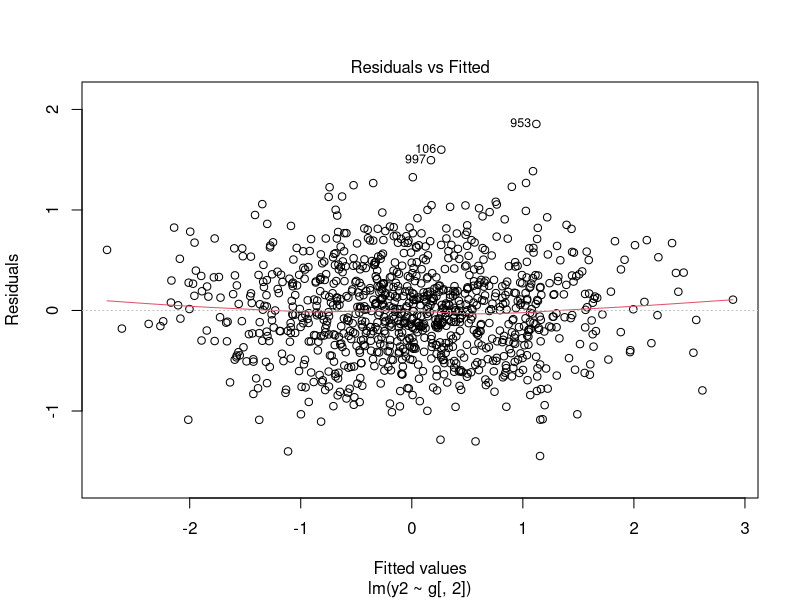
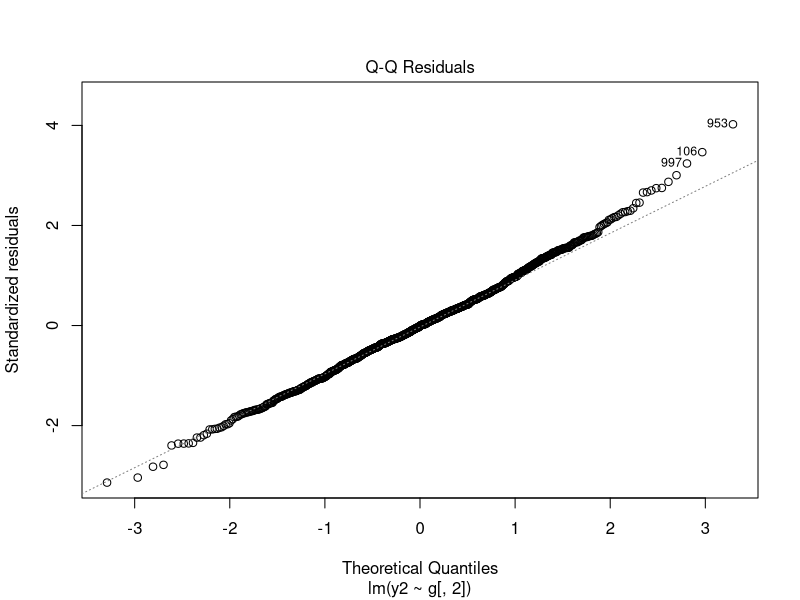
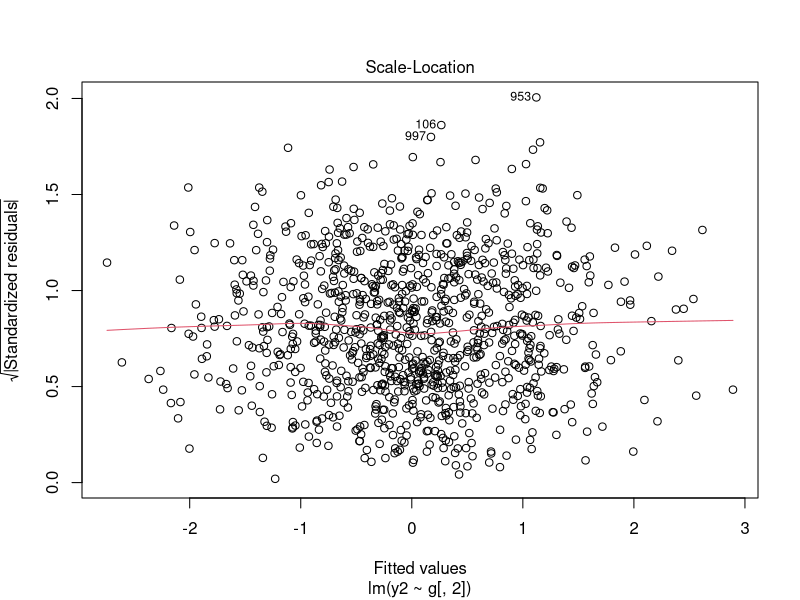
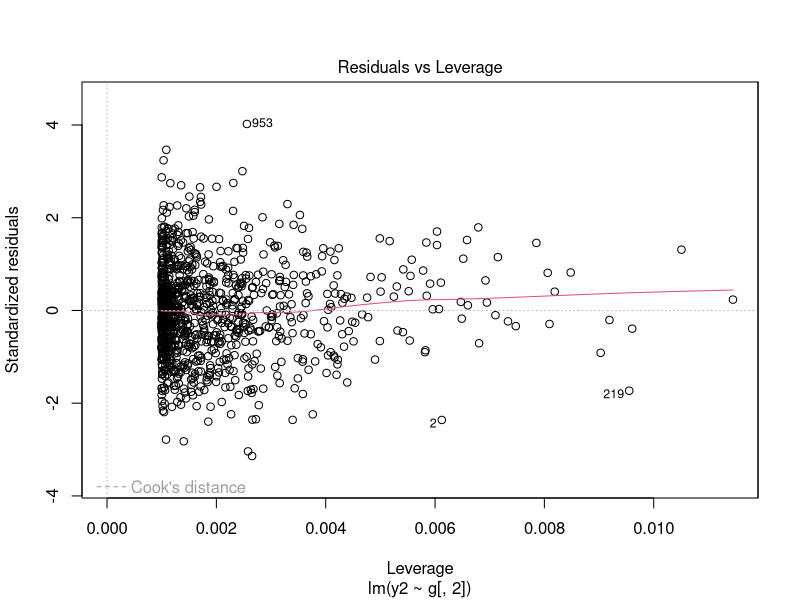
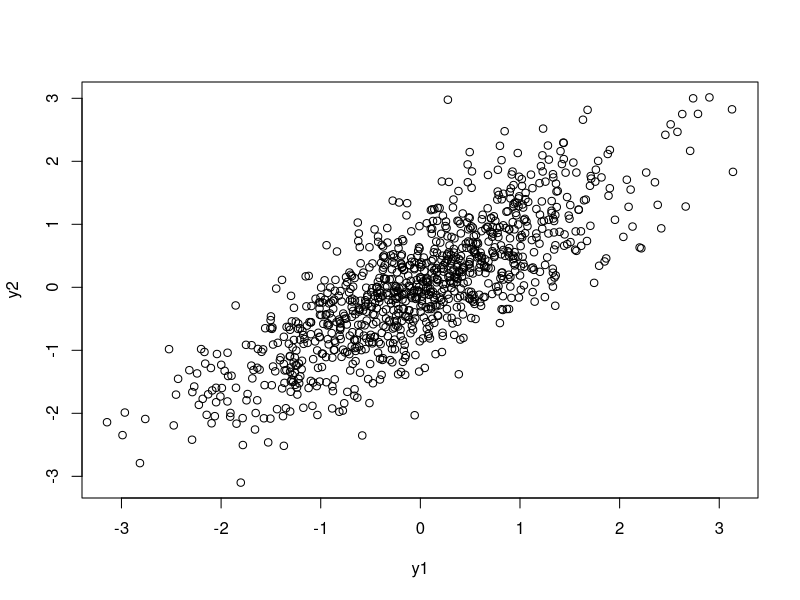
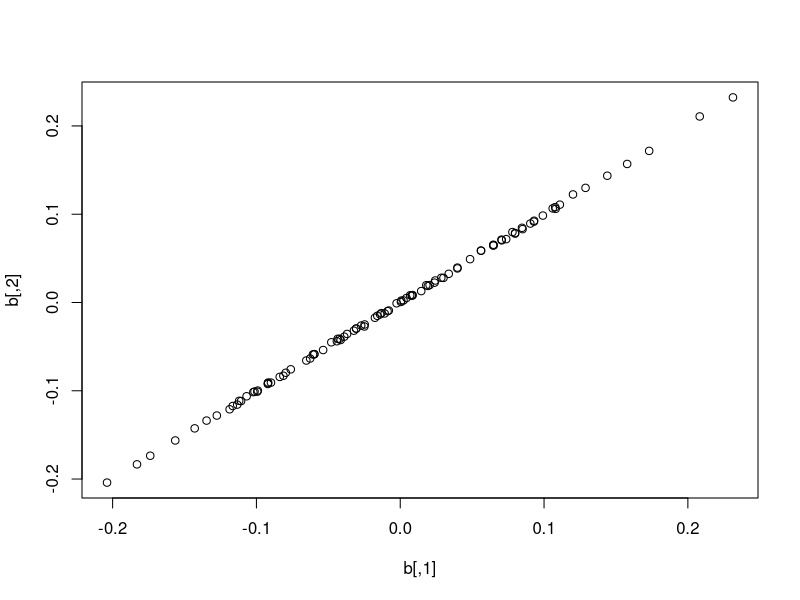
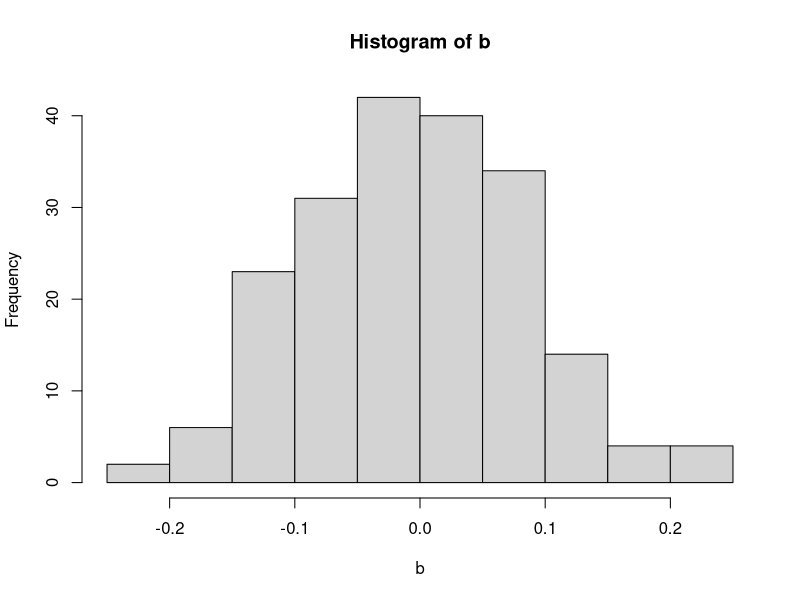
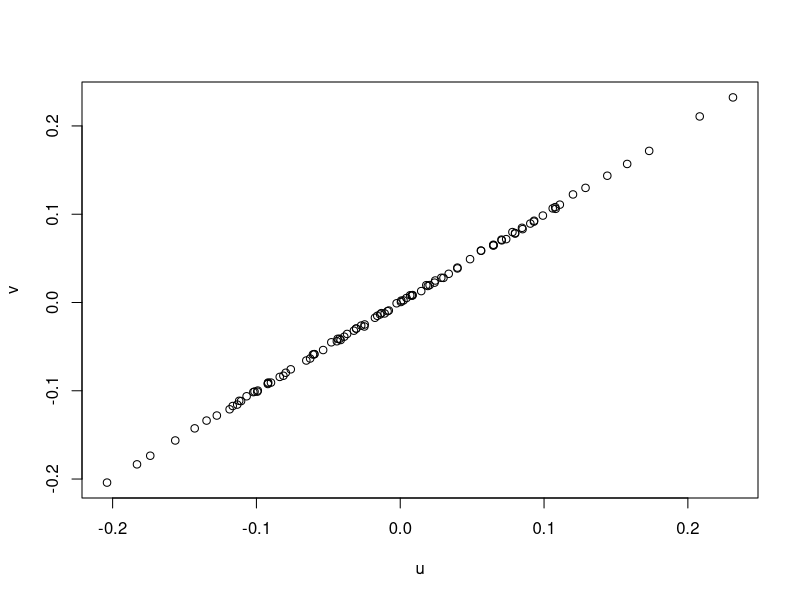

Write R code to recreate these figures, in order. (Note: this script raises an error after producing the figures.)
## 12/02/16 Meeting

## basic simulation of a phenotype
N = 1000 #Number of individuals

h2_1 = 0.8 #Heritability score in environment 1
h2_2 = 0.8 #Heritability score in environment 2 #This was later changed to simulate phenotypes in different environments with a correlation of 1 (no GxE-interactions).

e_1 = (1 - h2_1) #Environment 1 contribution
e_2 = (1 - h2_2) #Environment 2 contribution

g1 <- rnorm(N, 0, sd=sqrt(h2_1)) #Generating 1000 genotypes randomly from a normally distributed population using Heritability score 1
e1 <- rnorm(N, 0, sd=sqrt(e_1)) #Generating 1000 environmental scores randomly from a normally distributed population Environmental score 1
g2 <- rnorm(N, 0, sd=sqrt(h2_2))#Generating 1000 genotypes randomly from a normally distributed population using Heritability score 2
e2 <- rnorm(N, 0, sd=sqrt(e_2)) #Generating 1000 environmental scores randomly from a normally distributed population Environmental score 2

# OK, so I should be able to create an arbitrary correlation value
# There should be a simple way to create pairs of variables which on average, are 0.8 correlated

y1 <- g1 + e1 #Generating 1000 phenotypes randomly from the 1st normally-distributed-randomly-generated-genotype-envirotype-compiled population
y2 <- g2 + e2 #Generating 1000 phenotypes randomly from the 2nd normally-distributed-randomly-generated-genotype-envirotype-compiled population

library(MASS) #Loading a software program to allow R to perform multivariate analyses on the data

rg <- 0.9999          # simulated genetic correlation between the two populations

cov_g <- rg * sqrt(h2_1) * sqrt(h2_2)   # genetic covariance. ## The covariance is the product of the correlation and the standard deviations of each population
cov_g

gmat <- matrix(c(h2_1, cov_g, cov_g, h2_2),2,2) # genetic variance-covariance matrix with the heritability diagonally opposite and the covariances diagonally opposite

emat <- matrix(c(1-h2_1, 0, 0, 1-h2_2),2,2) # Why are there zero's here? Is it because you're assuming that the environments are independant from each other, and hence there's no covariance?

g <- mvrnorm(N,c(0,0),gmat) #A multivariate normal distribution of the genotype matrix. This is asking R to randomly generate N genotypes, while each time duplicating a close approximation of each
#selection for the purpose of producing 2 nearly identical genotypes at a time, 1000 times.
#to simulate testing the population in two different environments

e <- mvrnorm(N, c(0,0),emat) #A multivariate normal distrubution of the environment matrix. This is asking R to randomly generate N environments, while each time duplicating a close approximation of each selection to simulate testing the population in two different environments

y1 <- g[,1] + e[,1] #This is generating a phenotype based on the data from all rows of the first column of the g matrix. Before the comma is the 'row' information. So for this example
#R will take the information from all rows and calculate a phenotype for each one. It will take the information from the first column (the effect score).

y2 <- g[,2] + e[,2] #Same as above for environment and genotype two, which in this example is the same, since the heritability is the same.

summary(lm(y1 ~ g[,1])) #What does g[,1] mean here?
summary(lm(y2 ~ g[,2])) #Same question.

plot(lm(y2 ~ g[,2]))

help(c) #Combines values into a vector or list.
gmat
emat



head(g)
e
help(mvrnorm)
y1
y2

plot(y1, y2)


## SNP-level
M=100 #Simulated number of SNPs?
bmat <- gmat/M #an effect score matrix based on the genotype matrix averaged over 100 SNPs?
bmat
b <- mvrnorm(M, c(0,0),bmat) #Simulating 100 individual SNP effects from a random distrubtion of effects based on the average effect size (bmat), twice (one for each relevantly similar pair of individuals split into two environments - with the same heritability) - the different environments are the 'two (possibly correlated) vectors'?? Is bmat the sd in this example??
head(bmat)
head(b)

plot(b) #The reason this looks like a straight line is because the heritability is the same for each population, hence the covariance is ~1.
hist(b)
u <- (b[,1]) #I just made these up, just assigning a name to each population. I made a histogram of each of these and saw again that they were *very similar.
v <- (b[,2]) #I got a warm fuzzy feeling when I did this and understood what I was doing (i.e. I was creating a vector based on N rows from column 1 and 2 of the bmat matrix respectively)
plot(u, v) #Should've realised this would be identical to 'plot(b)' except that I gave names to each axis.

help(matrix)

snpdata <- matrix(0,N,M) #creating an empty (0) matrix with N rows, and M columns.
for(i in 1:M){
  snpdata[,i] <- rbinom(N,2,0.4)
}
#This for loop is creating i values from 1 to M (no. of columns), where i is N number of paired (rbinom) values at 0.4 frequency??
#In other words it is assigning randomly 2 alleles to 1000 individuals, based on a SNP frequency of 0.4??
#0.4 is half the simulated heritability??
#snpdata is now a collection of 2N alleles distributed randomly based on a SNP frequency of 0.4.
head(snpdata)

snpdata <- scale(snpdata)# This is standardizing the distribution of alleles. By scaling the data, you shift the mean to zero by, literally, taking it away from each data point. Then what's left over is the variance, so by dividing each data point by the sd, 
g1 <- snpdata %*% b[,1]
g2 <- snpdata %*% b[,2]

help(scale)

g1

y1 <- g1 + e[,1]
y2 <- g2 + e[,2]

summary(lm(y1~snpdata[,1]))
summary(lm(y2~snpdata[,1]))




data <- data.frame(y,g,e)
head(data)

var(g)/var(y)
plot(g, y)

## we will now do this differently and break g down into the effects of each SNP marker
# creating SNP data
M = 10
SNP1 <- rbinom(N,2,0.4)
SNP2 <- rbinom(N,2,0.4)
SNP3 <- rbinom(N,2,0.4)
SNP4 <- rbinom(N,2,0.4)
SNP5 <- rbinom(N,2,0.4)
SNP6 <- rbinom(N,2,0.4)
SNP7 <- rbinom(N,2,0.4)
SNP8 <- rbinom(N,2,0.4)
SNP9 <- rbinom(N,2,0.4)
SNP10 <- rbinom(N,2,0.4)
snp_data <- data.frame(SNP1,SNP2,SNP3,SNP4,SNP5,SNP6,SNP7,SNP8,SNP9,SNP10)
head(snp_data)
hist(snp_data[,1])
mean(snp_data[,1])  # = 2 * frequency
dim(snp_data)

# creating effect sizes for each marker
b <- rnorm(M, 0, sd = sqrt(h2/M))

# predicting from each marker
g1 = scale(SNP1) * b[1]
g2 = scale(SNP2) * b[2]
g3 = scale(SNP3) * b[3]
g4 = scale(SNP4) * b[4]
g5 = scale(SNP5) * b[5]
g6 = scale(SNP6) * b[6]
g7 = scale(SNP7) * b[7]
g8 = scale(SNP8) * b[8]
g9 = scale(SNP9) * b[9]
g10 = scale(SNP10) * b[10]
data = data.frame(snp_data, g1,g2,g3,g4,g5,g6,g7,g8,g9,g10)

# creating a phenotype from the marker predictions plus environment
g = g1 + g2 + g3 + g4 + g5 + g6 + g7 + g8 + g9 + g10
e <- rnorm(N, 0 , sd = sqrt(1-var(g)))
y = g + e
data <- data.frame(y,g,g1,g2,g3,g4,g5,g6,g7,g8,g9,g10,e)
var(g)
hist(y)
plot(g, y)


### homework
N = 1000      # what does this mean
M = 1000      # what does this mean
h2=0.8        # define this
snpdata <- matrix(0,N,M)  # describe what I am doing here

# what is going on here?
for(i in 1:1000){
  snpdata[,i] <- rbinom(N,2,0.4)
}

# why am I scaling the data
snpdata <- scale(snpdata)

# what is going on here?
b <- rnorm(M,0,sd = sqrt(h2/M))

# and here?
g <- snpdata %*% b

# what are these values?
e <- rnorm(N,0, sd = sqrt(1-h2))

# what is the variance of y, the variance of g, and the variance of e?
y = g + e
